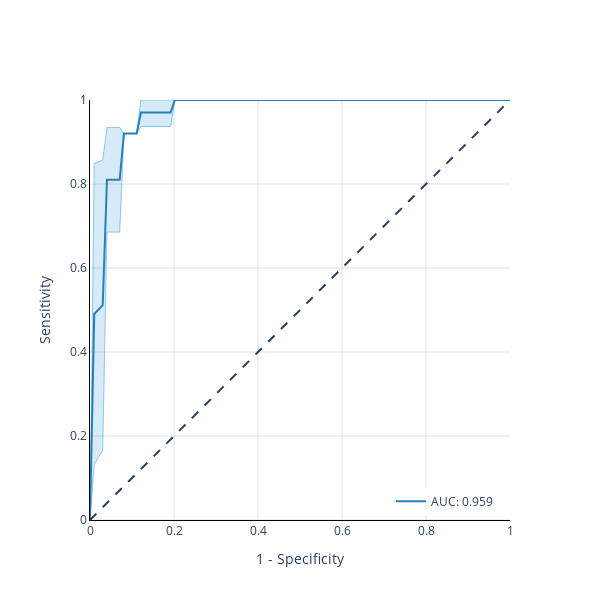

The cell this chart's notebook holds for it:
### Code cell
#SBS parsimonious
plt.rcParams["figure.figsize"] = (10,10)
dtest = xgb.DMatrix(Xsel, label=y_test)
for train, test in tqdm(folds, total=len(folds)):
    dtrain = xgb.DMatrix(Xsel.iloc[train,:], label=y_test.iloc[train])
    dval   = xgb.DMatrix(Xsel.iloc[test,:], label=y_test.iloc[test])
    model  = xgb.train(
        dtrain                = dtrain,
        params                = params, 
        evals                 = [(dtrain, 'train'), (dval, 'val')],
        num_boost_round       = 1000,
        verbose_eval          = False,
        early_stopping_rounds = 10,
    )
    sets = [dtrain, dval, dtest]
    for i,ds in enumerate(results.keys()):
        y_preds              = model.predict(sets[i])
        labels               = sets[i].get_label()
        fpr, tpr, thresholds = roc_curve(labels, y_preds)
        results[ds]['fpr'].append(fpr)
        results[ds]['tpr'].append(tpr)
        results[ds]['thresholds'].append(thresholds)
        results[ds]['auc'].append(roc_auc_score(labels, y_preds))
kind = 'test'
c_fill      = 'rgba(52, 152, 219, 0.2)'
c_line      = 'rgba(52, 152, 219, 0.5)'
c_line_main = 'rgba(41, 128, 185, 1.0)'
c_grid      = 'rgba(189, 195, 199, 0.5)'
c_annot     = 'rgba(149, 165, 166, 0.5)'
c_highlight = 'rgba(192, 57, 43, 1.0)'
fpr_mean    = np.linspace(0, 1, 100)
interp_tprs = []
for i in range(4):
    fpr           = results[kind]['fpr'][i]
    tpr           = results[kind]['tpr'][i]
    interp_tpr    = np.interp(fpr_mean, fpr, tpr)
    interp_tpr[0] = 0.0
    interp_tprs.append(interp_tpr)
tpr_mean     = np.mean(interp_tprs, axis=0)
tpr_mean[-1] = 1.0
tpr_std      = np.std(interp_tprs, axis=0)
tpr_upper    = np.clip(tpr_mean+tpr_std, 0, 1)
tpr_lower    = tpr_mean-tpr_std
auc          = np.mean(results[kind]['auc'])
fig = go.Figure([
    go.Scatter(
        x          = fpr_mean,
        y          = tpr_upper,
        line       = dict(color=c_line, width=1),
        hoverinfo  = "skip",
        showlegend = False,
        name       = 'upper'),
    go.Scatter(
        x          = fpr_mean,
        y          = tpr_lower,
        fill       = 'tonexty',
        fillcolor  = c_fill,
        line       = dict(color=c_line, width=1),
        hoverinfo  = "skip",
        showlegend = False,
        name       = 'lower'),
    go.Scatter(
        x          = fpr_mean,
        y          = tpr_mean,
        line       = dict(color=c_line_main, width=2),
        hoverinfo  = "skip",
        showlegend = True,
        name       = f'AUC: {auc:.3f}')
])
fig.add_shape(
    type ='line', 
    line =dict(dash='dash'),
    x0=0, x1=1, y0=0, y1=1
)
fig.update_layout(
    template    = 'plotly_white', 
    title_x     = 0.5,
    xaxis_title = "1 - Specificity",
    yaxis_title = "Sensitivity",
    width       = 600,
    height      = 600,
    legend      = dict(
        yanchor="bottom", 
        xanchor="right", 
        x=0.95,
        y=0.01,
    )
)
fig.update_yaxes(
    range       = [0, 1],
    gridcolor   = c_grid,
    scaleanchor = "x", 
    scaleratio  = 1,
    linecolor   = 'black')
fig.update_xaxes(
    range       = [0, 1],
    gridcolor   = c_grid,
    constrain   = 'domain',
    linecolor   = 'black')

### Figure 1 — Plotly figure (JSON) as saved in the notebook; plotly's stock layout.template omitted (floating-point values rounded to 4 significant figures)
{"data": [{"hoverinfo": "skip", "line": {"color": "rgba(52, 152, 219, 0.5)", "width": 1}, "name": "upper", "showlegend": false, "type": "scatter", "x": [0, 0.0101, 0.0202, 0.0303, 0.0404, 0.05051, 0.06061, 0.07071, 0.08081, 0.09091, 0.101, 0.1111, 0.1212, 0.1313, 0.1414, 0.1515, 0.1616, 0.1717, 0.1818, 0.1919, 0.202, 0.2121, 0.2222, 0.2323, 0.2424, 0.2525, 0.2626, 0.2727, 0.2828, 0.2929, 0.303, 0.3131, 0.3232, 0.3333, 0.3434, 0.3535, 0.3636, 0.3737, 0.3838, 0.3939, 0.404, 0.4141, 0.4242, 0.4343, 0.4444, 0.4545, 0.4646, 0.4747, 0.4848, 0.4949, 0.5051, 0.5152, 0.5253, 0.5354, 0.5455, 0.5556, 0.5657, 0.5758, 0.5859, 0.596, 0.6061, 0.6162, 0.6263, 0.6364, 0.6465, 0.6566, 0.6667, 0.6768, 0.6869, 0.697, 0.7071, 0.7172, 0.7273, 0.7374, 0.7475, 0.7576, 0.7677, 0.7778, 0.7879, 0.798, 0.8081, 0.8182, 0.8283, 0.8384, 0.8485, 0.8586, 0.8687, 0.8788, 0.8889, 0.899, 0.9091, 0.9192, 0.9293, 0.9394, 0.9495, 0.9596, 0.9697, 0.9798, 0.9899, 1], "y": [0, 0.849, 0.8528, 0.857, 0.9345, 0.9345, 0.9345, 0.9345, 0.92, 0.92, 0.92, 0.92, 1, 1, 1, 1, 1, 1, 1, 1, 1, 1, 1, 1, 1, 1, 1, 1, 1, 1, 1, 1, 1, 1, 1, 1, 1, 1, 1, 1, 1, 1, 1, 1, 1, 1, 1, 1, 1, 1, 1, 1, 1, 1, 1, 1, 1, 1, 1, 1, 1, 1, 1, 1, 1, 1, 1, 1, 1, 1, 1, 1, 1, 1, 1, 1, 1, 1, 1, 1, 1, 1, 1, 1, 1, 1, 1, 1, 1, 1, 1, 1, 1, 1, 1, 1, 1, 1, 1, 1]}, {"fill": "tonexty", "fillcolor": "rgba(52, 152, 219, 0.2)", "hoverinfo": "skip", "line": {"color": "rgba(52, 152, 219, 0.5)", "width": 1}, "name": "lower", "showlegend": false, "type": "scatter", "x": [0, 0.0101, 0.0202, 0.0303, 0.0404, 0.05051, 0.06061, 0.07071, 0.08081, 0.09091, 0.101, 0.1111, 0.1212, 0.1313, 0.1414, 0.1515, 0.1616, 0.1717, 0.1818, 0.1919, 0.202, 0.2121, 0.2222, 0.2323, 0.2424, 0.2525, 0.2626, 0.2727, 0.2828, 0.2929, 0.303, 0.3131, 0.3232, 0.3333, 0.3434, 0.3535, 0.3636, 0.3737, 0.3838, 0.3939, 0.404, 0.4141, 0.4242, 0.4343, 0.4444, 0.4545, 0.4646, 0.4747, 0.4848, 0.4949, 0.5051, 0.5152, 0.5253, 0.5354, 0.5455, 0.5556, 0.5657, 0.5758, 0.5859, 0.596, 0.6061, 0.6162, 0.6263, 0.6364, 0.6465, 0.6566, 0.6667, 0.6768, 0.6869, 0.697, 0.7071, 0.7172, 0.7273, 0.7374, 0.7475, 0.7576, 0.7677, 0.7778, 0.7879, 0.798, 0.8081, 0.8182, 0.8283, 0.8384, 0.8485, 0.8586, 0.8687, 0.8788, 0.8889, 0.899, 0.9091, 0.9192, 0.9293, 0.9394, 0.9495, 0.9596, 0.9697, 0.9798, 0.9899, 1], "y": [0, 0.132, 0.1492, 0.1661, 0.6855, 0.6855, 0.6855, 0.6855, 0.92, 0.92, 0.92, 0.92, 0.9368, 0.9368, 0.9368, 0.9368, 0.9368, 0.9368, 0.9368, 0.9368, 1, 1, 1, 1, 1, 1, 1, 1, 1, 1, 1, 1, 1, 1, 1, 1, 1, 1, 1, 1, 1, 1, 1, 1, 1, 1, 1, 1, 1, 1, 1, 1, 1, 1, 1, 1, 1, 1, 1, 1, 1, 1, 1, 1, 1, 1, 1, 1, 1, 1, 1, 1, 1, 1, 1, 1, 1, 1, 1, 1, 1, 1, 1, 1, 1, 1, 1, 1, 1, 1, 1, 1, 1, 1, 1, 1, 1, 1, 1, 1]}, {"hoverinfo": "skip", "line": {"color": "rgba(41, 128, 185, 1.0)", "width": 2}, "name": "AUC: 0.959", "showlegend": true, "type": "scatter", "x": [0, 0.0101, 0.0202, 0.0303, 0.0404, 0.05051, 0.06061, 0.07071, 0.08081, 0.09091, 0.101, 0.1111, 0.1212, 0.1313, 0.1414, 0.1515, 0.1616, 0.1717, 0.1818, 0.1919, 0.202, 0.2121, 0.2222, 0.2323, 0.2424, 0.2525, 0.2626, 0.2727, 0.2828, 0.2929, 0.303, 0.3131, 0.3232, 0.3333, 0.3434, 0.3535, 0.3636, 0.3737, 0.3838, 0.3939, 0.404, 0.4141, 0.4242, 0.4343, 0.4444, 0.4545, 0.4646, 0.4747, 0.4848, 0.4949, 0.5051, 0.5152, 0.5253, 0.5354, 0.5455, 0.5556, 0.5657, 0.5758, 0.5859, 0.596, 0.6061, 0.6162, 0.6263, 0.6364, 0.6465, 0.6566, 0.6667, 0.6768, 0.6869, 0.697, 0.7071, 0.7172, 0.7273, 0.7374, 0.7475, 0.7576, 0.7677, 0.7778, 0.7879, 0.798, 0.8081, 0.8182, 0.8283, 0.8384, 0.8485, 0.8586, 0.8687, 0.8788, 0.8889, 0.899, 0.9091, 0.9192, 0.9293, 0.9394, 0.9495, 0.9596, 0.9697, 0.9798, 0.9899, 1], "y": [0, 0.4905, 0.501, 0.5115, 0.81, 0.81, 0.81, 0.81, 0.92, 0.92, 0.92, 0.92, 0.97, 0.97, 0.97, 0.97, 0.97, 0.97, 0.97, 0.97, 1, 1, 1, 1, 1, 1, 1, 1, 1, 1, 1, 1, 1, 1, 1, 1, 1, 1, 1, 1, 1, 1, 1, 1, 1, 1, 1, 1, 1, 1, 1, 1, 1, 1, 1, 1, 1, 1, 1, 1, 1, 1, 1, 1, 1, 1, 1, 1, 1, 1, 1, 1, 1, 1, 1, 1, 1, 1, 1, 1, 1, 1, 1, 1, 1, 1, 1, 1, 1, 1, 1, 1, 1, 1, 1, 1, 1, 1, 1, 1]}], "layout": {"height": 600, "legend": {"x": 0.95, "xanchor": "right", "y": 0.01, "yanchor": "bottom"}, "shapes": [{"line": {"dash": "dash"}, "type": "line", "x0": 0, "x1": 1, "y0": 0, "y1": 1}], "title": {"x": 0.5}, "width": 600, "xaxis": {"constrain": "domain", "gridcolor": "rgba(189, 195, 199, 0.5)", "linecolor": "black", "range": [0, 1], "title": {"text": "1 - Specificity"}}, "yaxis": {"gridcolor": "rgba(189, 195, 199, 0.5)", "linecolor": "black", "range": [0, 1], "scaleanchor": "x", "scaleratio": 1, "title": {"text": "Sensitivity"}}}}
